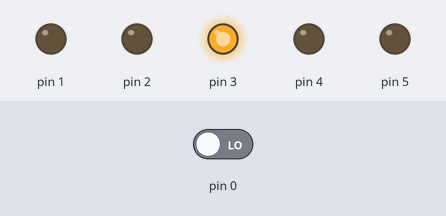
This sketch was run on a simulated Arduino Uno, built with avr-gcc and run on an emulated ATmega328P. Shown: output pins drawn as LEDs (lit = HIGH). The test bench sets the inputs (shaded band); at power-on: pin 0 LOW.

Above: at 1.2 s.
1.3 s: pin 0 driven HIGH
At 1.8 s:
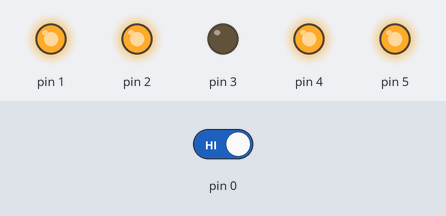
2.8 s: pin 0 driven LOW
At 4.2 s:
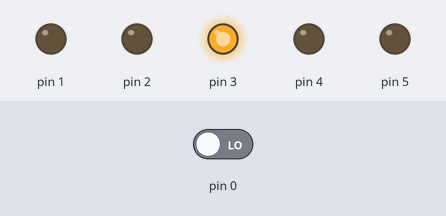
Timing chart, 0 to 5.8 s (numbered marks = the images above; inputs shaded):
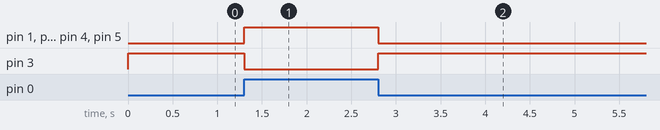

The sketch:

1234_led_Blind.ino
```cpp
void setup() {
  // put your setup code here, to run once:
  pinMode(0,INPUT);
  pinMode(1,OUTPUT);
  pinMode(2,OUTPUT);
  pinMode(3,OUTPUT);
  pinMode(4,OUTPUT);
  pinMode(5,OUTPUT);
}

void loop() {
  int input=digitalRead(0);
  if(input==HIGH){
    digitalWrite(1,HIGH);
    digitalWrite(2,HIGH);
    digitalWrite(3,LOW);
    digitalWrite(4,HIGH);
    digitalWrite(5,HIGH);
  }
  if( input==LOW){
    digitalWrite(1,LOW);
    digitalWrite(2,LOW);
    digitalWrite(3,HIGH);
    digitalWrite(4,LOW);
    digitalWrite(5,LOW);
  }


}
```

Measured:
- after the input at 1.3 s, pin 1, pin 2, pin 4, pin 5: LOW → HIGH at once; pin 3: HIGH → LOW at once
- after the input at 2.8 s, pin 1, pin 2, pin 4, pin 5: HIGH → LOW at once; pin 3: LOW → HIGH at once
